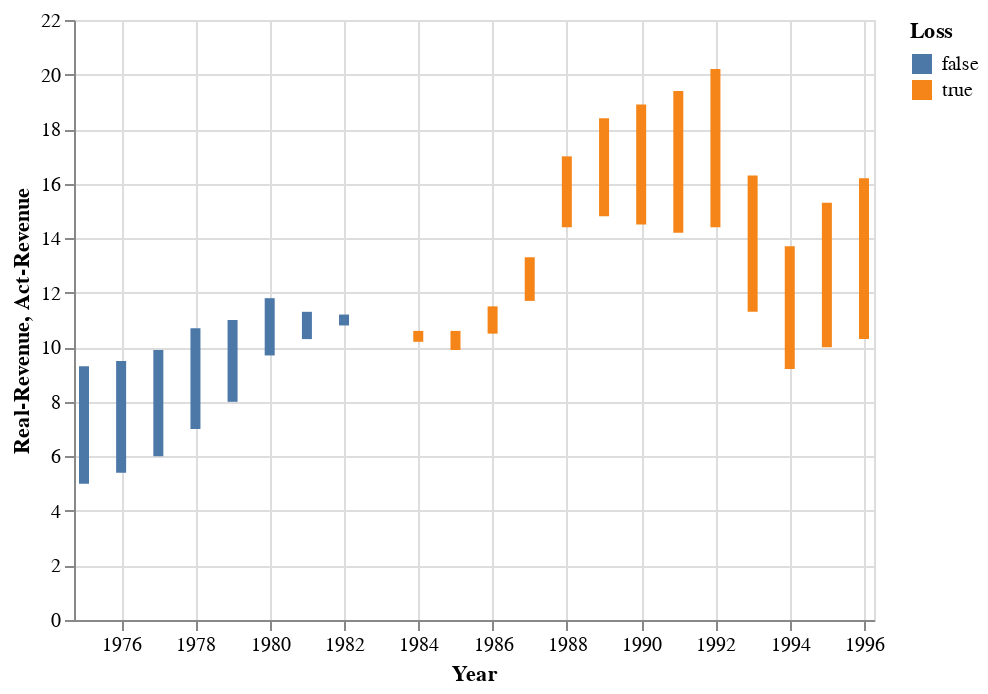

Notebook code for this chart:
### Code cell
data['Deficit'] = data['Real-Revenue'] - data['Act-Revenue']
alt.Chart(data).mark_bar().encode(x='Year:T',  y='Real-Revenue', y2='Act-Revenue', color='Loss', tooltip='Deficit')

### Figure 1 — Vega-Lite specification as saved in the notebook (floating-point values rounded to 4 significant figures)
{"config": {"view": {"continuousWidth": 400, "continuousHeight": 300}}, "data": {"name": "data-33e78902223fe1a5854de1898d48114a"}, "mark": "bar", "encoding": {"color": {"type": "nominal", "field": "Loss"}, "tooltip": {"type": "quantitative", "field": "Deficit"}, "x": {"type": "temporal", "field": "Year"}, "y": {"type": "quantitative", "field": "Real-Revenue"}, "y2": {"field": "Act-Revenue"}}, "$schema": "https://vega.github.io/schema/vega-lite/v4.8.1.json", "datasets": {"data-33e78902223fe1a5854de1898d48114a": [{"Year": "1975", "Coded Year": 0, "Act-Revenue": 5.0, "CPI-U": 53.8, "Real-Revenue": 9.3, "Loss": false, "Deficit": 4.3}, {"Year": "1976", "Coded Year": 1, "Act-Revenue": 5.4, "CPI-U": 56.9, "Real-Revenue": 9.5, "Loss": false, "Deficit": 4.1}, {"Year": "1977", "Coded Year": 2, "Act-Revenue": 6.0, "CPI-U": 60.6, "Real-Revenue": 9.9, "Loss": false, "Deficit": 3.9}, {"Year": "1978", "Coded Year": 3, "Act-Revenue": 7.0, "CPI-U": 65.2, "Real-Revenue": 10.7, "Loss": false, "Deficit": 3.7}, {"Year": "1979", "Coded Year": 4, "Act-Revenue": 8.0, "CPI-U": 72.6, "Real-Revenue": 11.0, "Loss": false, "Deficit": 3.0}, {"Year": "1980", "Coded Year": 5, "Act-Revenue": 9.7, "CPI-U": 82.4, "Real-Revenue": 11.8, "Loss": false, "Deficit": 2.1}, {"Year": "1981", "Coded Year": 6, "Act-Revenue": 10.3, "CPI-U": 90.9, "Real-Revenue": 11.3, "Loss": false, "Deficit": 1.0}, {"Year": "1982", "Coded Year": 7, "Act-Revenue": 10.8, "CPI-U": 96.5, "Real-Revenue": 11.2, "Loss": false, "Deficit": 0.4}, {"Year": "1983", "Coded Year": 8, "Act-Revenue": 10.2, "CPI-U": 99.6, "Real-Revenue": 10.2, "Loss": false, "Deficit": 0.0}, {"Year": "1984", "Coded Year": 9, "Act-Revenue": 10.6, "CPI-U": 103.9, "Real-Revenue": 10.2, "Loss": true, "Deficit": -0.4}, {"Year": "1985", "Coded Year": 10, "Act-Revenue": 10.6, "CPI-U": 107.6, "Real-Revenue": 9.9, "Loss": true, "Deficit": -0.7}, {"Year": "1986", "Coded Year": 11, "Act-Revenue": 11.5, "CPI-U": 109.6, "Real-Revenue": 10.5, "Loss": true, "Deficit": -1.0}, {"Year": "1987", "Coded Year": 12, "Act-Revenue": 13.3, "CPI-U": 113.6, "Real-Revenue": 11.7, "Loss": true, "Deficit": -1.6}, {"Year": "1988", "Coded Year": 13, "Act-Revenue": 17.0, "CPI-U": 118.3, "Real-Revenue": 14.4, "Loss": true, "Deficit": -2.6}, {"Year": "1989", "Coded Year": 14, "Act-Revenue": 18.4, "CPI-U": 124.0, "Real-Revenue": 14.8, "Loss": true, "Deficit": -3.6}, {"Year": "1990", "Coded Year": 15, "Act-Revenue": 18.9, "CPI-U": 130.7, "Real-Revenue": 14.5, "Loss": true, "Deficit": -4.4}, {"Year": "1991", "Coded Year": 16, "Act-Revenue": 19.4, "CPI-U": 136.2, "Real-Revenue": 14.2, "Loss": true, "Deficit": -5.2}, {"Year": "1992", "Coded Year": 17, "Act-Revenue": 20.2, "CPI-U": 140.3, "Real-Revenue": 14.4, "Loss": true, "Deficit": -5.8}, {"Year": "1993", "Coded Year": 18, "Act-Revenue": 16.3, "CPI-U": 144.5, "Real-Revenue": 11.3, "Loss": true, "Deficit": -5.0}, {"Year": "1994", "Coded Year": 19, "Act-Revenue": 13.7, "CPI-U": 148.2, "Real-Revenue": 9.2, "Loss": true, "Deficit": -4.5}, {"Year": "1995", "Coded Year": 20, "Act-Revenue": 15.3, "CPI-U": 152.4, "Real-Revenue": 10.0, "Loss": true, "Deficit": -5.3}, {"Year": "1996", "Coded Year": 21, "Act-Revenue": 16.2, "CPI-U": 156.9, "Real-Revenue": 10.3, "Loss": true, "Deficit": -5.9}]}}
